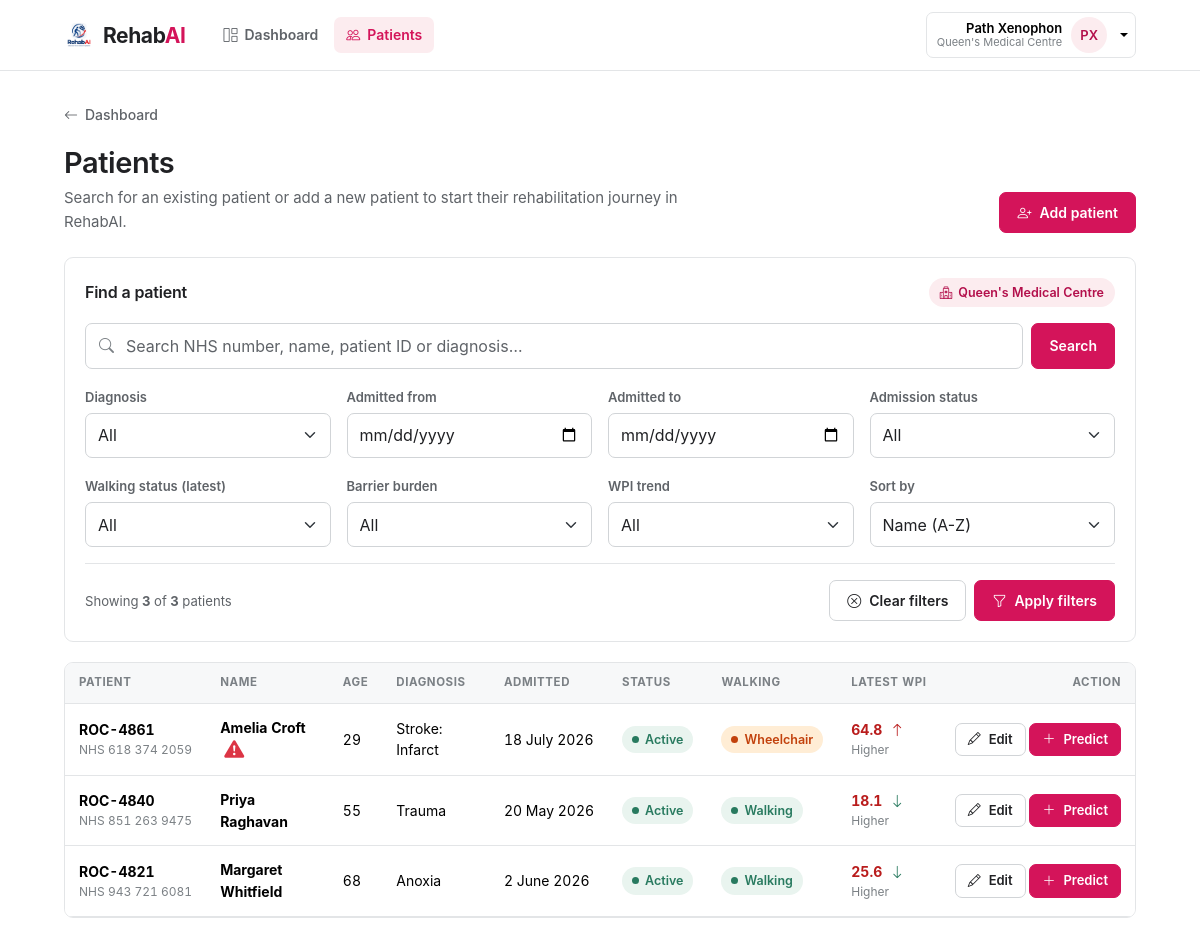
/patients (signed in), run on the app's committed database.
### tables this page shows
CREATE TABLE clinics (
    id          INTEGER PRIMARY KEY AUTOINCREMENT,

    name        TEXT NOT NULL UNIQUE,
    code        TEXT UNIQUE,

    level       INTEGER NOT NULL
                CHECK(level IN (0, 2, 3)),

    created_at  TEXT NOT NULL DEFAULT (datetime('now'))
);

CREATE TABLE assessments (
    id          INTEGER PRIMARY KEY AUTOINCREMENT,

    patient_id  INTEGER NOT NULL
                REFERENCES patients(id)
                ON DELETE CASCADE,

    user_id INTEGER NOT NULL
                 REFERENCES users(id)
                 ON DELETE RESTRICT,

    assessed_on TEXT NOT NULL,

    created_at  TEXT NOT NULL DEFAULT (datetime('now')),

    walking_status TEXT NOT NULL
                    CHECK(walking_status IN ('walking', 'wheelchair')),

    -- -----------------------------------------------------------------------
    -- Mobility
    -- -----------------------------------------------------------------------

    -- FIM: 1-7
    fimfam_transfer_bed_adm
        INTEGER NOT NULL CHECK(fimfam_transfer_bed_adm BETWEEN 1 AND 7),

    fimfam_transfer_toilet_adm
        INTEGER NOT NULL CHECK(fimfam_transfer_toilet_adm BETWEEN 1 AND 7),

    fimfam_transfer_bath_adm
        INTEGER NOT NULL CHECK(fimfam_transfer_bath_adm BETWEEN 1 AND 7),

    fimfam_transfer_car_adm
        INTEGER NOT NULL CHECK(fimfam_transfer_car_adm BETWEEN 1 AND 7),

    -- NPDS 4-point: 0-4
    npds_mobility_adm
        INTEGER NOT NULL CHECK(npds_mobility_adm BETWEEN 0 AND 4),


    -- -----------------------------------------------------------------------
    -- ADL
    -- -----------------------------------------------------------------------

    -- FIM: 1-7
    fimfam_dress_upper_adm
        INTEGER NOT NULL CHECK(fimfam_dress_upper_adm BETWEEN 1 AND 7),

    fimfam_dress_lower_adm
        INTEGER NOT NULL CHECK(fimfam_dress_lower_adm BETWEEN 1 AND 7),

    fimfam_bathing_adm
        INTEGER NOT NULL CHECK(fimfam_bathing_adm BETWEEN 1 AND 7),

    fimfam_bladder_adm
        INTEGER NOT NULL CHECK(fimfam_bladder_adm BETWEEN 1 AND 7),

    fimfam_bowel_adm
        INTEGER NOT NULL CHECK(fimfam_bowel_adm BETWEEN 1 AND 7),

    fimfam_toileting_adm
        INTEGER NOT NULL CHECK(fimfam_toileting_adm BETWEEN 1 AND 7),

    -- NPDS: 0-5
    npds_bathing_adm
        INTEGER NOT NULL CHECK(npds_bathing_adm BETWEEN 0 AND 5),

    npds_skin_pressure_adm
        INTEGER NOT NULL CHECK(npds_skin_pressure_adm BETWEEN 0 AND 5),

    -- Binary NPDS: 0 or 5 only
    npds_pressure_adm
        INTEGER NOT NULL CHECK(npds_pressure_adm IN (0, 5)),


    -- -----------------------------------------------------------------------
    -- Cognitive / Communicative
    -- -----------------------------------------------------------------------

    -- FIM: 1-7
    fimfam_speech_adm
        INTEGER NOT NULL CHECK(fimfam_speech_adm BETWEEN 1 AND 7),

    fimfam_writing_adm
        INTEGER NOT NULL CHECK(fimfam_writing_adm BETWEEN 1 AND 7),

    -- NIS: 0-3
    nis_cognitive_adm
        INTEGER NOT NULL CHECK(nis_cognitive_adm BETWEEN 0 AND 3),

    nis_perceptual_adm
        INTEGER NOT NULL CHECK(nis_perceptual_adm BETWEEN 0 AND 3),

    -- NPDS 3-point: 0-3
    npds_safety_adm
        INTEGER NOT NULL CHECK(npds_safety_adm BETWEEN 0 AND 3),

    -- Binary NPDS: 0 or 5 only
    npds_specialing_adm
        INTEGER NOT NULL CHECK(npds_specialing_adm IN (0, 5)),


    -- -----------------------------------------------------------------------
    -- Physical Impairment
    -- -----------------------------------------------------------------------

    -- NIS: 0-3
    nis_fatigue_adm
        INTEGER NOT NULL CHECK(nis_fatigue_adm BETWEEN 0 AND 3),

    nis_motor_lower_left_adm
        INTEGER NOT NULL CHECK(nis_motor_lower_left_adm BETWEEN 0 AND 3),

    nis_motor_lower_right_adm
        INTEGER NOT NULL CHECK(nis_motor_lower_right_adm BETWEEN 0 AND 3),

    -- NIS special: 0-2
    nis_motor_trunk_adm
        INTEGER NOT NULL CHECK(nis_motor_trunk_adm BETWEEN 0 AND 2),

    nis_motor_upper_left_adm
        INTEGER NOT NULL CHECK(nis_motor_upper_left_adm BETWEEN 0 AND 3),

    nis_motor_upper_right_adm
        INTEGER NOT NULL CHECK(nis_motor_upper_right_adm BETWEEN 0 AND 3),

    nis_sensation_adm
        INTEGER NOT NULL CHECK(nis_sensation_adm BETWEEN 0 AND 3),

    nis_tone_adm
        INTEGER NOT NULL CHECK(nis_tone_adm BETWEEN 0 AND 3),


    -- -----------------------------------------------------------------------
    -- Computed outputs
    -- -----------------------------------------------------------------------

    wpi REAL NOT NULL,

    walk_prob REAL NOT NULL,

    cluster REAL NOT NULL,

    mfra_score REAL NOT NULL,

    barrier_score REAL NOT NULL,

    interpretation TEXT NOT NULL
);

CREATE TABLE patients (
    id                  INTEGER PRIMARY KEY AUTOINCREMENT,

    patient_id          TEXT NOT NULL UNIQUE,
    nhs_number          TEXT NOT NULL UNIQUE,

    first_name          TEXT NOT NULL,
    last_name           TEXT NOT NULL,

    date_of_birth       TEXT NOT NULL,
    patient_gender      TEXT NOT NULL CHECK(patient_gender IN ('F','M','X')),

    diag_std_subcat     TEXT NOT NULL,

    admission_date      TEXT NOT NULL,

    admission_status    TEXT NOT NULL
                        CHECK(admission_status IN ('active', 'discharged')),

    created_by          INTEGER NOT NULL
                        REFERENCES users(id)
                        ON DELETE RESTRICT,

    created_at          TEXT NOT NULL DEFAULT (datetime('now'))
);

### routes/patients.py (the view)
@bp.route("")
@login_required
def index():
    clinic_id, clinic = _scope()
    filters = patient_service.PatientFilters.from_args(request.args)
    logger.info(
        patient_service.list_patients(clinic_id, filters)
    )
    return render_template(
        "patients.html",
        people=patient_service.list_patients(clinic_id, filters),
        total=patient_service.count_patients(clinic_id),
        filters=filters,
        diagnoses=patient_service.list_diagnoses(clinic_id),
        bands=BANDS,
        trends=patient_service.TRENDS,
        sorts=patient_service.SORTS,
        clinic=clinic,
        scope_label=clinics.scope_label(g.user, clinic),
        clinic_options=clinics.list_clinics() if g.user["is_admin"] else [],
    )

### templates/patients.html (shortened to what this page needs)
{% extends "base.html" %}
{% import "_macros.html" as m with context %}
{% block content %}
{% set f = filters %}
<div class="page-head d-flex flex-wrap align-items-end gap-3">
  <div class="me-auto">
    {{ m.back_link(url_for('main.dashboard', clinic=clinic.id if (clinic and g.user.is_admin) else none), 'Dashboard') }}
    <h1>Patients</h1>
    <p>Search for an existing patient or add a new patient to start their rehabilitation journey in RehabAI.</p>
  </div>
  <a class="btn btn-primary" href="{{ url_for('patients.create') }}">{{ m.icon('person-plus') }} Add patient</a>
</div>
<form class="panel" method="get" action="{{ url_for('patients.index') }}">
  <div class="d-flex flex-wrap align-items-center gap-2 mb-3">
    <h2 class="fs-6 fw-semibold me-auto mb-0">Find a patient</h2>
    {{ m.scope_control(clinic_options, clinic, scope_label) }}
  </div>
  <div class="row g-2 mb-3">
    <div class="col-md">
      <div class="input-icon">
        <input class="form-control" type="search" name="q" value="{{ f.q }}"
               placeholder="Search NHS number, name, patient ID or diagnosis…" autocomplete="off">
      </div>
    </div>
    <div class="col-auto">
      <button class="btn btn-primary h-100" type="submit">Search</button>
    </div>
  </div>
  <div class="row g-3">
    <div class="col-6 col-md-4 col-lg-3">
      <label class="form-label" for="diagnosis">Diagnosis</label>
      <select class="form-select" id="diagnosis" name="diagnosis">
        <option value="">All</option>
      </select>
    </div>
    <div class="col-6 col-md-4 col-lg-3">
      <label class="form-label" for="admitted_from">Admitted from</label>
      <input class="form-control" id="admitted_from" type="date" name="admitted_from" value="{{ f.admitted_from }}">
    </div>
    <div class="col-6 col-md-4 col-lg-3">
      <label class="form-label" for="admitted_to">Admitted to</label>
      <input class="form-control" id="admitted_to" type="date" name="admitted_to" value="{{ f.admitted_to }}">
    </div>
    <div class="col-6 col-md-4 col-lg-3">
      <label class="form-label" for="admission_status">Admission status</label>
      <select class="form-select" id="admission_status" name="admission_status">
        <option value="">All</option>
      </select>
    </div>
    <div class="col-6 col-md-4 col-lg-3">
      <label class="form-label" for="walking_status">Walking status (latest)</label>
      <select class="form-select" id="walking_status" name="walking_status">
        <option value="">All</option>
      </select>
    </div>
    <div class="col-6 col-md-4 col-lg-3">
      <label class="form-label" for="band">Barrier burden</label>
      <select class="form-select" id="band" name="band">
        <option value="">All</option>
      </select>
    </div>
    <div class="col-6 col-md-4 col-lg-3">
      <label class="form-label" for="trend">WPI trend</label>
      <select class="form-select" id="trend" name="trend">
        <option value="">All</option>
      </select>
    </div>
    <div class="col-6 col-md-4 col-lg-3">
      <label class="form-label" for="sort">Sort by</label>
      <select class="form-select" id="sort" name="sort" data-autosubmit>
        {% for key, (label, _sql) in sorts.items() %}
          <option value="{{ key }}" {{ 'selected' if f.sort == key }}>{{ label }}</option>
        {% endfor %}
      </select>
    </div>
  </div>
  <div class="d-flex flex-wrap align-items-center gap-2 mt-3 pt-3 border-top">
    <span class="small text-ink-2 me-auto">
      Showing <strong>{{ people | length }}</strong> of <strong>{{ total }}</strong> patients
    </span>
    <a class="btn btn-ghost" href="{{ url_for('patients.index', clinic=clinic.id if (clinic and g.user.is_admin) else none) }}">{{ m.icon('x-circle') }} Clear filters</a>
    <button class="btn btn-primary" type="submit">{{ m.icon('funnel') }} Apply filters</button>
  </div>
</form>
{% if people %}
  <div class="panel p-0 overflow-hidden">
    <div class="table-responsive">
      <table class="table table-hover table-rehab">
        <thead>
          <tr>
            <th>Patient</th>
            <th>Name</th>
            <th>Age</th>
            <th>Diagnosis</th>
            <th>Admitted</th>
            <th>Status</th>
            <th>Walking</th>
            <th>Latest WPI</th>
            <th class="text-end">Action</th>
          </tr>
        </thead>
        <tbody>
          {% for p in people %}
            <tr data-href="{{ url_for('patients.detail', patient_id=p.patient_id) }}" tabindex="0">
              <td class="text-nowrap">
                <strong>{{ p.patient_id }}</strong>
                <span class="sub">NHS {{ p.nhs_number }}</span>
              </td>
              <td>
                <strong>{{ p.name }}</strong>
                {% if p.latest_mfra_score >= 0.75 %}
                  <span class="mfra-alert ms-1"
                        data-bs-toggle="tooltip"
                        data-bs-placement="top"
                        title="Estimated high fall risk. Formal falls assessment recommended.">
                    {{ m.icon('exclamation-triangle-fill', 'mfra-warn') }}
                  </span>
                {% endif %}
              </td>
              <td class="num">{{ p.age if p.age is not none else '—' }}</td>
              <td>{{ p.diag_std_subcat }}</td>
              <td class="text-nowrap">{{ p.admission_date | longdate }}</td>
              <td>{{ m.admission_pill(p.admission_status) }}</td>
              <td>{{ m.walking_pill(p.latest_walking_status) }}</td>
              <td>
                {% if p.latest_wpi is not none %}
                  <div class="d-flex align-items-center gap-2">
                    <b class="num text-{{ p.band.var }}">{{ '%.1f' % p.latest_wpi }}</b>
                    {% if p.trend == 'improving' %}{{ m.icon('arrow-down', 'text-good') }}
                    {% elif p.trend == 'declining' %}{{ m.icon('arrow-up', 'text-bad') }}{% endif %}
                  </div>
                  <span class="sub">{{ p.band.short }}</span>
                {% else %}
                  <span class="text-ink-3 small">—</span>
                {% endif %}
              </td>
              <td class="text-end text-nowrap">
                <a class="btn btn-sm btn-ghost" href="{{ url_for('patients.edit', patient_id=p.patient_id) }}" title="Edit details">
                  {{ m.icon('pencil') }}<span class="d-none d-xl-inline">Edit</span>
                </a>
                <a class="btn btn-sm btn-primary" href="{{ url_for('assessments.new', patient_id=p.patient_id, prefill=1 if p.latest_id else none) }}" title="New prediction">
                  {{ m.icon('plus-lg') }}<span class="d-none d-xl-inline">Predict</span>
                </a>
              </td>
            </tr>
          {% endfor %}
        </tbody>
      </table>
    </div>
  </div>
{% endif %}
{% endblock %}

### templates/base.html (shortened to what this page needs)
{% import "_macros.html" as m with context %}
<!DOCTYPE html>
<html lang="en">
<head>
  <link href="https://cdn.jsdelivr.net/npm/bootstrap@5.3.3/dist/css/bootstrap.min.css" rel="stylesheet">
  <link href="https://cdn.jsdelivr.net/npm/bootstrap-icons@1.11.3/font/bootstrap-icons.min.css" rel="stylesheet">
  <link rel="stylesheet" href="{{ url_for('static', filename='css/style.css') }}">
</head>
<body>
{% block body %}
<header class="topbar">
  <div class="shell d-flex align-items-center gap-2">
    <a class="wordmark" href="{{ url_for('main.home') }}">{{ m.wordmark() }}</a>
    {% if g.user %}
      <nav class="topnav d-none d-sm-flex">
        <a href="{{ url_for('main.dashboard') }}" class="{{ 'active' if request.endpoint == 'main.dashboard' }}">
          {{ m.icon('grid-1x2') }} Dashboard
        </a>
        <a href="{{ url_for('patients.index') }}" class="{{ 'active' if request.blueprint in ('patients', 'assessments') }}">
          {{ m.icon('people') }} Patients
        </a>
      </nav>
    {% endif %}
    {% if g.user %}
      <div class="dropdown">
        <button class="who dropdown-toggle" type="button" data-bs-toggle="dropdown" aria-expanded="false">
          <span class="text-end d-none d-md-block">
            <span class="nm d-block">{{ g.user.username }}</span>
            <span class="em d-block">{{ g.user.clinic_name or ('Administrator' if g.user.is_admin else g.user.email) }}</span>
          </span>
          <span class="av av-sm t0">{{ g.user.username | initials }}</span>
        </button>
      </div>
    {% else %}
      <a class="btn btn-primary" href="{{ url_for('auth.login') }}">Sign in</a>
    {% endif %}
  </div>
</header>
<main class="shell wrap fade-in">
  {% block content %}{% endblock %}
</main>
{% endblock %}
</body>
</html>

### templates/_macros.html (shortened to what this page needs)
{% macro icon(name, cls="") -%}
  <i class="bi bi-{{ name }} {{ cls }}" aria-hidden="true"></i>
{%- endmacro %}
{% macro wordmark() -%}
  <img src="{{ url_for('static', filename='assets/logo.png') }}" alt="">
  <span class="wm">Rehab<i>AI</i></span>
{%- endmacro %}
{% macro back_link(url, label) -%}
  <a class="back" href="{{ url }}">{{ icon('arrow-left') }} {{ label }}</a>
{%- endmacro %}
{% macro walking_pill(status) -%}
  {% if status == 'walking' %}
    <span class="status-pill status-walking"><span class="dot"></span>Walking</span>
  {% elif status == 'wheelchair' %}
    <span class="status-pill status-wheelchair"><span class="dot"></span>Wheelchair</span>
  {% else %}
    <span class="text-ink-3 small">Not assessed</span>
  {% endif %}
{%- endmacro %}
{% macro admission_pill(status) -%}
  <span class="status-pill status-{{ status }}"><span class="dot"></span>{{ status | capitalize }}</span>
{%- endmacro %}
{% macro scope_control(options, clinic, label) -%}
  {% if options %}
    <select class="form-select form-select-sm w-auto" name="clinic" data-autosubmit aria-label="Hospital">
      <option value="">All hospitals</option>
      {% for c in options %}
        <option value="{{ c.id }}" {{ 'selected' if clinic and clinic.id == c.id }}>{{ c.name }}</option>
      {% endfor %}
    </select>
  {% else %}
    <span class="scope-chip">{{ icon('hospital') }} {{ label }}</span>
  {% endif %}
{%- endmacro %}

### data on the page
clinics: user "Queen's Medical Centre", name "Queen's Medical Centre"
assessments: patient_id "ROC-4861", nhs_number "618 374 2059", name "Amelia Croft", age "29", diag_std_subcat "Stroke: Infarct", admission_date|longdate "18 July 2026", walking_status "wheelchair" (drawn), latest_wpi "64.8", band.short "Higher"
patients: admission_status "Active"
assessments: patient_id "ROC-4840", nhs_number "851 263 9475", name "Priya Raghavan", age "55", diag_std_subcat "Trauma", admission_date|longdate "20 May 2026", walking_status "walking" (drawn), latest_wpi "18.1", band.short "Higher"
patients: admission_status "Active"
assessments: patient_id "ROC-4821", nhs_number "943 721 6081", name "Margaret Whitfield", age "68", diag_std_subcat "Anoxia", admission_date|longdate "2 June 2026", walking_status "walking" (drawn), latest_wpi "25.6", band.short "Higher"
patients: admission_status "Active"

### other printed values
{{ g.user.username }} "Path Xenophon"
{{ g.user.username | initials }} "PX"
{{ label }} "Dashboard"
{{ people | length }} "3"
{{ total }} "3"
form field sort "Name (A-Z)"
